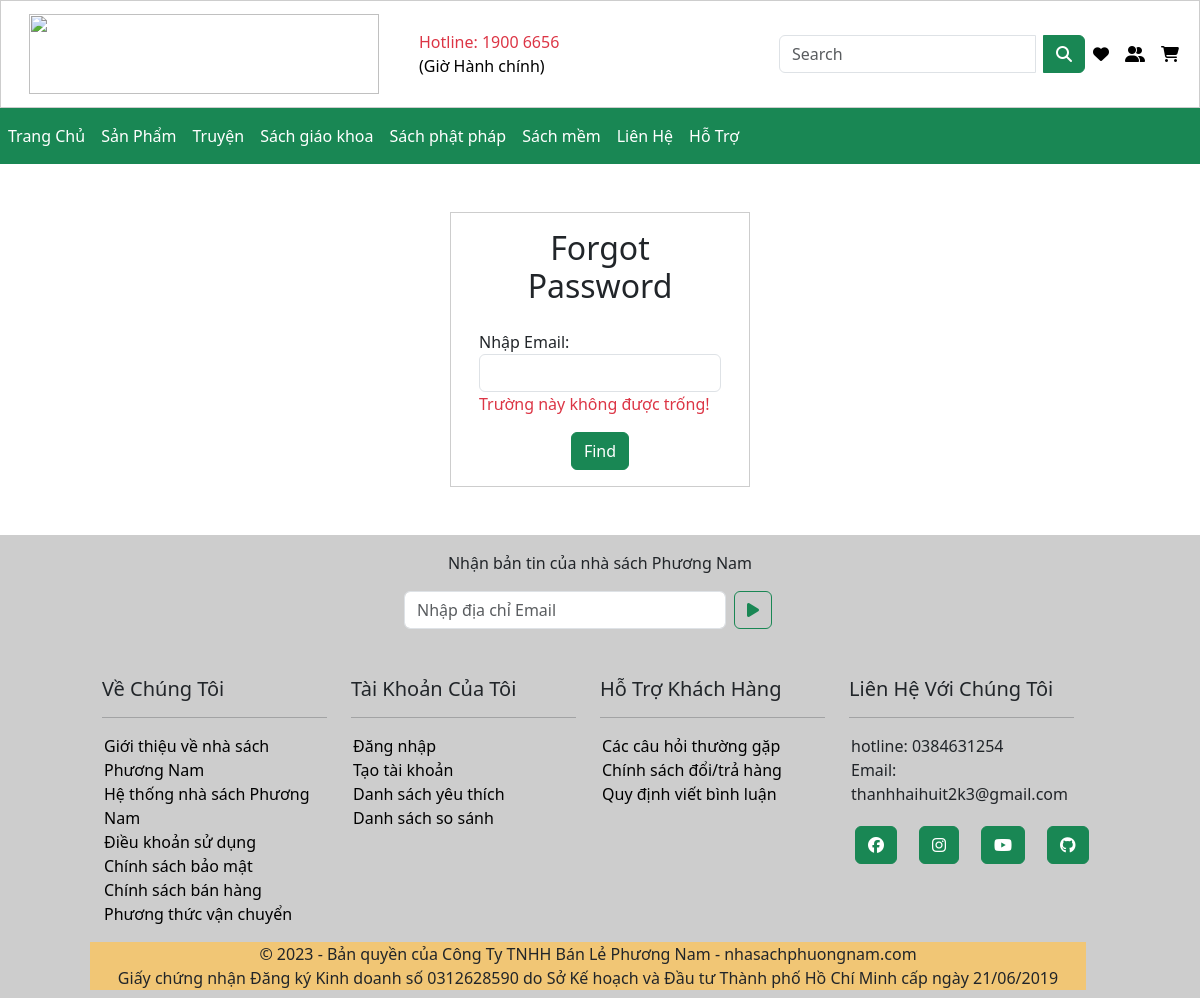
The page /auth/forgotPass.php on the database its author committed.
### tables this page shows
CREATE TABLE `category` (
  `ID` int(11) NOT NULL,
  `CategoryName` varchar(100) DEFAULT NULL
);

### class/Category.php (called while the page is built, shortened)
<?php
class Category {
    public static function getAllCategories(PDO $pdo) {
        try {
            $sql = "SELECT * FROM category";
            $stmt = $pdo->query($sql);
            return $stmt->fetchAll(PDO::FETCH_ASSOC);
        } catch(PDOException $e) {
            echo "Lỗi khi lấy tất cả các tác giả từ CSDL: " . $e->getMessage();
            return false;
        }
    }
}

### include/layout/headerPage.php (the view, shortened to what this page needs)
<nav class="navbar navbar-expand-lg" style="border: 1px solid #cdcdcd">
    <div class="container-fluid">
        <a class="navbar-brand" href="http://localhost/NhaSachPN/index.php">
            <img class="mx-3" src="https://nhasachphuongnam.com/images/logos/269/logo_ns-01-01.jpg" width="350px"
                height="80px" alt="">
        </a>
        <div class="collapse navbar-collapse" id="navbarSupportedContent">
            <ul class="navbar-nav me-auto mb-2 mb-lg-0">
                <li class="nav-item">
                    <a class="nav-link text-danger" aria-current="page" href="#">Hotline: 1900 6656<br><span
                            class="text-black">(Giờ Hành chính)</span></a>
                </li>
            </ul>
            <form action="/Product/Index" method="get" class="d-flex">
                <div class="input-group">
                    <input class="form-control bg-outline-success me-2" type="search" name="search" placeholder="Search"
                        aria-label="Search">
                    <button class="btn btn-success" type="submit"><i class="fa-solid fa-magnifying-glass"></i></button>
                </div>
            </form>
            <ul class="navbar-nav mb-2 mb-lg-0">
                <?php
                   if(empty($_SESSION['Name']))
                   {
                    ?>
                <a class="nav-link active" aria-current="page" href="http://localhost/NhaSachPN/auth/login.php"><i
                        class="fa-solid fa-heart"></i></a>
                <?php
                   }else{
                    ?>
                <a class="nav-link active" aria-current="page" href="./favourite.php"><i
                        class="fa-solid fa-heart"></i></a>
                <?php
                   }
                   ?>
                <li class="nav-item">
                    <?php
                   if(empty($_SESSION['Name']))
                   {
                    ?>
                    <a class="nav-link active" aria-current="page" href="./auth/login.php"><i
                            class="fa-solid fa-user-group"></i></a>
                    <?php
                   }else{
                    ?>
                    <a class="nav-link active" aria-current="page" href="./user.php"><i
                            class="fa-solid fa-user-group"></i></a>
                    <?php
                   }
                   ?>
                </li>
                <li class="nav-item">
                    <?php
                   if(empty($_SESSION['Name']))
                   {
                    ?>
                    <a class="nav-link active" aria-current="page" href="./auth/login.php"><i
                            class="fa-solid fa-cart-shopping"></i></a>
                    <?php
                   }else{
                    ?>
                    <a class="nav-link active" aria-current="page" href="./shoppingcart.php"><i
                            class="fa-solid fa-cart-shopping"></i></a>
                    <?php
                   }
                   ?>
                </li>
            </ul>
        </div>
    </div>
</nav>
<nav class="navbar navbar-expand-lg bg-success mb-3">
    <ul class="navbar-nav me-auto mb-2 mb-lg-0">
        <li class="nav-item">
            <a class="nav-link text-white active" aria-current="page" href="http://localhost/NhaSachPN/index.php">Trang
                Chủ</a>
        </li>
        <li class="nav-item">
            <a class="nav-link text-white" href="http://localhost/NhaSachPN/product.php">Sản Phẩm</a>
        </li>
        <?php
            $categories = Category::getAllCategories($pdo);
            foreach ($categories as $category):
        ?>
        <li class="nav-item">
            <a class="nav-link text-white"
                href="http://localhost/NhaSachPN/product.php?categoryID=<?=$category['ID'] ?>"><?= $category['CategoryName'] ?></a>
        </li>
        <?php
            endforeach;
        ?>
        <li class="nav-item">
            <a class="nav-link text-white" href="">Liên Hệ</a>
        </li>
        <li class="nav-item">
            <a class="nav-link text-white" href="">Hỗ Trợ</a>
        </li>
    </ul>
</nav>

### template/css/style.css (style rules this page uses)
* { margin: 0; padding: 0; box-sizing: border-box; }

### rows shown on the page
category: CategoryName "Truyện"
category: CategoryName "Sách giáo khoa"
category: CategoryName "Sách phật pháp"
category: CategoryName "Sách mềm"

### other values the page prints
$errEmail "Trường này không được trống!"
